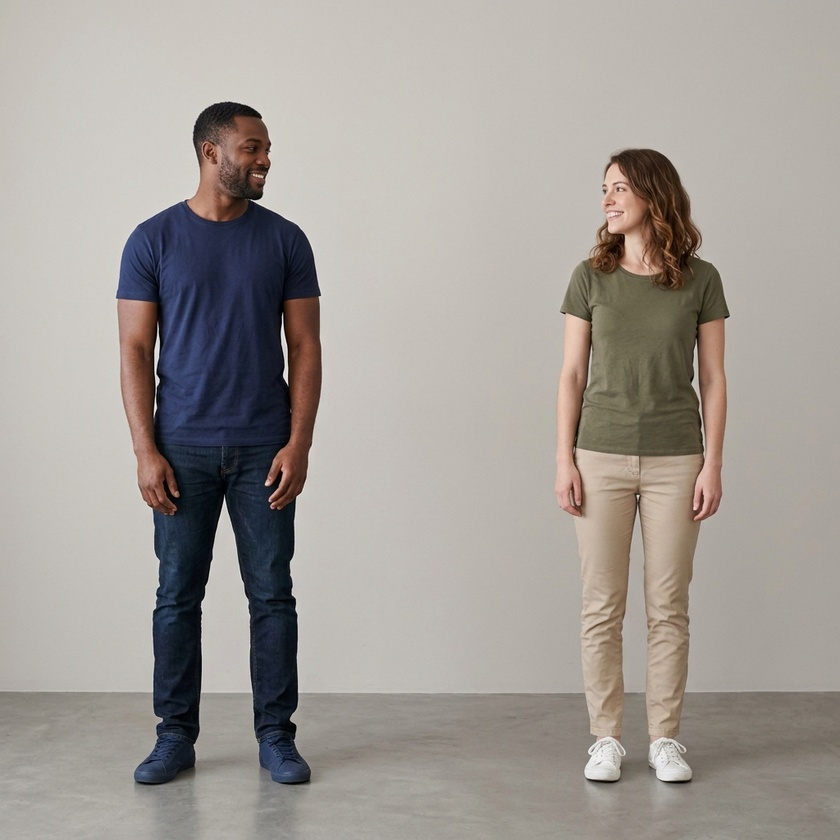
#> input picture test_image.jpg, 840 x 840 px, shrunk from 1024 x 1024 before the run
$ python generate_metrics_report.py
#> lines starting #> are read from the running program, lines starting #| are printed output that depends on the picture; after the words box and inside, x2 and y2 are one past the last pixel; in counts of white or black regions, pixels touching at a corner belong together; pictures that were not available may be replaced by others from this repository, and a replacement may not be noted
### detection.py
import cv2
import numpy as np

_CUSTOM_WIN_W = 64
_CUSTOM_WIN_H = 128
_CUSTOM_CELL = 8
_CUSTOM_BINS = 9
_CUSTOM_BIN_WIDTH = 180.0 / _CUSTOM_BINS
_CUSTOM_BLOCK_EPS = 1e-6
_CUSTOM_SCORE_OFFSET = 10.0

_PEOPLE_SVM = None
_HOG_DETECTOR = None


def preprocess_for_hog(image):
    lab = cv2.cvtColor(image, cv2.COLOR_BGR2LAB)
    clahe = cv2.createCLAHE(clipLimit=3.0, tileGridSize=(8, 8))
    lab[:, :, 0] = clahe.apply(lab[:, :, 0])
    return cv2.cvtColor(lab, cv2.COLOR_LAB2BGR)


# [15 lines left out: functions shrink_boxes, _get_default_people_svm, not called in this run]


def _get_opencv_hog_detector():
    global _HOG_DETECTOR
    if _HOG_DETECTOR is None:
        hog = cv2.HOGDescriptor()
        hog.setSVMDetector(cv2.HOGDescriptor_getDefaultPeopleDetector())
        _HOG_DETECTOR = hog
    return _HOG_DETECTOR


# [41 lines left out: function _compute_hog_descriptor, not called in this run]


def _nms_xywh(boxes, scores, iou_threshold):
    if len(boxes) == 0:
        return []

    boxes = np.asarray(boxes, dtype=np.float32)
    scores = np.asarray(scores, dtype=np.float32)

    x1 = boxes[:, 0]
    y1 = boxes[:, 1]
    x2 = boxes[:, 0] + boxes[:, 2]
    y2 = boxes[:, 1] + boxes[:, 3]
    areas = (x2 - x1) * (y2 - y1)

    order = scores.argsort()[::-1]
    keep = []

    while order.size > 0:
        i = int(order[0])
        keep.append(i)
        if order.size == 1:
            break

        rest = order[1:]
        xx1 = np.maximum(x1[i], x1[rest])
        yy1 = np.maximum(y1[i], y1[rest])
        xx2 = np.minimum(x2[i], x2[rest])
        yy2 = np.minimum(y2[i], y2[rest])

        inter_w = np.maximum(0.0, xx2 - xx1)
        inter_h = np.maximum(0.0, yy2 - yy1)
        inter = inter_w * inter_h
        union = areas[i] + areas[rest] - inter
        iou = inter / np.maximum(union, 1e-6)

        order = rest[iou <= iou_threshold]

    return keep


# [41 lines left out: function _detect_humans_custom, not called in this run]


def detect_humans(
    image,
    win_stride=(8, 8),
    padding=(8, 8),
    scale=1.05,
    score_threshold=0.0,
    nms_threshold=0.25,
    hit_threshold=0.0,
    use_preprocessing=True,
    shrink_factor=0.0,
    backend="opencv",
):
    proc_image = preprocess_for_hog(image) if use_preprocessing else image

    if backend == "custom":
        boxes, weights = _detect_humans_custom(
            image=proc_image,
            win_stride=win_stride,
            scale=scale,
            hit_threshold=hit_threshold,
        )
    else:
        hog = _get_opencv_hog_detector()
        boxes, weights = hog.detectMultiScale(
            proc_image,
            winStride=win_stride,
            padding=padding,
            scale=scale,
            hitThreshold=hit_threshold,
        )

    if len(boxes) == 0:
        return []

    boxes = np.asarray(boxes, dtype=np.int32)
    weights = np.asarray(weights, dtype=np.float32).reshape(-1)

    score_keep = weights > score_threshold
    boxes = boxes[score_keep]
    weights = weights[score_keep]
    if len(boxes) == 0:
        return []

    keep_idx = _nms_xywh(boxes, weights, iou_threshold=nms_threshold)
    result = boxes.tolist() if len(keep_idx) == 0 else boxes[keep_idx].tolist()

    if shrink_factor > 0:
        result = shrink_boxes(result, factor=shrink_factor)

    return result


def _sanitize_rect(image_shape, x, y, w, h):
    x = max(0, x)
    y = max(0, y)
    w = min(image_shape[1] - x, w)
    h = min(image_shape[0] - y, h)
    return x, y, w, h


def _largest_component_mask(binary_mask, center_x, center_y):
    num_labels, labels = cv2.connectedComponents(binary_mask)
    if num_labels <= 1:
        return binary_mask

    if 0 <= center_y < labels.shape[0] and 0 <= center_x < labels.shape[1]:
        center_label = labels[center_y, center_x]
        if center_label > 0:
            return (labels == center_label).astype(np.uint8)

    best_label = 0
    best_count = 0
    for lbl in range(1, num_labels):
        count = int(np.sum(labels == lbl))
        if count > best_count:
            best_count = count
            best_label = lbl
    return (labels == best_label).astype(np.uint8)


def get_binary_masks(
    image,
    boxes,
    top_k=2,
    grabcut_iters=5,
    morph_kernel_size=5,
    morph_open_iters=2,
    morph_close_iters=2,
):
    masks = []
    top_boxes = sorted(boxes, key=lambda b: b[2] * b[3], reverse=True)[:top_k]

    for x, y, w, h in top_boxes:
        x, y, w, h = _sanitize_rect(image.shape, x, y, w, h)
        rect = (x, y, w, h)

        gc_mask = np.zeros(image.shape[:2], np.uint8)
        bgd_model = np.zeros((1, 65), np.float64)
        fgd_model = np.zeros((1, 65), np.float64)
        cv2.grabCut(
            image,
            gc_mask,
            rect,
            bgd_model,
            fgd_model,
            grabcut_iters,
            cv2.GC_INIT_WITH_RECT,
        )

        binary_mask = np.where((gc_mask == 2) | (gc_mask == 0), 0, 1).astype(np.uint8)

        kernel = np.ones((morph_kernel_size, morph_kernel_size), np.uint8)
        binary_mask = cv2.morphologyEx(
            binary_mask,
            cv2.MORPH_OPEN,
            kernel,
            iterations=morph_open_iters,
        )
        binary_mask = cv2.morphologyEx(
            binary_mask,
            cv2.MORPH_CLOSE,
            kernel,
            iterations=morph_close_iters,
        )
        binary_mask = cv2.erode(binary_mask, np.ones((3, 3), np.uint8), iterations=2)

        center_x = x + w // 2
        center_y = y + h // 2
        binary_mask = _largest_component_mask(binary_mask, center_x, center_y)

        masks.append((binary_mask, rect))

    return masks


# [64 lines left out: functions filter_person_boxes, pick_swap_pair, not called in this run]

### inpainting.py
import numpy as np
from scipy.sparse import coo_matrix
from scipy.sparse.linalg import cg, spsolve
import cv2

NEIGHBORS_4 = [(-1, 0), (1, 0), (0, -1), (0, 1)]
LARGE_MASK_THRESHOLD = 5000
COARSE_SCALE = 0.5


def _solve_channel(A, b, num_missing):
    x, info = cg(A, b, maxiter=max(2000, num_missing // 2))
    if info != 0:
        x = spsolve(A, b)
    return x


def _build_linear_system(image, mask):
    h, w = image.shape[:2]
    missing_y, missing_x = np.where(mask > 0)
    num_missing = len(missing_y)
    if num_missing == 0:
        return None

    coord_to_idx = np.full((h, w), -1, dtype=np.int32)
    coord_to_idx[missing_y, missing_x] = np.arange(num_missing)

    row_idx = []
    col_idx = []
    values = []
    rhs = np.zeros((num_missing, 3), dtype=np.float64)

    for i in range(num_missing):
        y = missing_y[i]
        x = missing_x[i]
        center_coef = 4.0

        for dy, dx in NEIGHBORS_4:
            ny = y + dy
            nx = x + dx
            if ny < 0 or ny >= h or nx < 0 or nx >= w:
                center_coef -= 1.0
                continue

            neighbor_idx = coord_to_idx[ny, nx]
            if neighbor_idx == -1:
                rhs[i] += image[ny, nx]
            else:
                row_idx.append(i)
                col_idx.append(neighbor_idx)
                values.append(-1.0)

        row_idx.append(i)
        col_idx.append(i)
        values.append(center_coef)

    A = coo_matrix((values, (row_idx, col_idx)), shape=(num_missing, num_missing)).tocsr()
    return A, rhs, missing_y, missing_x


def _inpaint_single_scale(image, mask):
    system = _build_linear_system(image, mask)
    if system is None:
        return image.copy()

    A, rhs, missing_y, missing_x = system
    num_missing = len(missing_y)

    inpainted_image = image.copy().astype(np.float64)
    for c in range(3):
        x = _solve_channel(A, rhs[:, c], num_missing)
        inpainted_image[missing_y, missing_x, c] = np.clip(x, 0, 255)

    return inpainted_image.astype(np.uint8)


def inpaint_neighbor_averaging(image, mask):
    h, w = image.shape[:2]
    num_missing = int(np.sum(mask > 0))
    if num_missing == 0:
        return image.copy()

    if num_missing < LARGE_MASK_THRESHOLD:
        return _inpaint_single_scale(image, mask)

    small_h = int(h * COARSE_SCALE)
    small_w = int(w * COARSE_SCALE)
    small_image = cv2.resize(image, (small_w, small_h), interpolation=cv2.INTER_AREA)
    small_mask = cv2.resize(mask, (small_w, small_h), interpolation=cv2.INTER_NEAREST)

    coarse_result = _inpaint_single_scale(small_image, small_mask)
    upscaled = cv2.resize(coarse_result, (w, h), interpolation=cv2.INTER_LINEAR)

    init_image = image.copy()
    init_image[mask > 0] = upscaled[mask > 0]
    return _inpaint_single_scale(init_image, mask)

### metrics.py
import numpy as np

# [14 lines left out: function calculate_iou, not called in this run]

def calculate_mse(imageA, imageB):
    if imageA.shape != imageB.shape:
        raise ValueError('Images must have the same dimensions.')
    diff = np.subtract(imageA, imageB, dtype=np.float64)
    mse = np.mean(diff ** 2)
    return mse

# [37 lines left out: functions compute_classification_metrics, evaluate_detections, not called in this run]

### generate_metrics_report.py
import argparse
import os
import time
from itertools import product
import cv2
import numpy as np

from detection import detect_humans, get_binary_masks
from inpainting import inpaint_neighbor_averaging
from metrics import calculate_mse, evaluate_detections


def parse_gt_boxes(gt_raw):
    if not gt_raw:
        return []
    boxes = []
    chunks = [c.strip() for c in gt_raw.split(";") if c.strip()]
    for chunk in chunks:
        parts = [v.strip() for v in chunk.split(",")]
        if len(parts) != 4:
            raise ValueError(
                f"Invalid GT box format: '{chunk}'. Expected exactly 4 values: x,y,w,h"
            )
        if any(not p.lstrip("-").isdigit() for p in parts):
            raise ValueError(
                "GT boxes must contain integer coordinates only. "
                'Example: --gt "120,45,80,210;330,60,95,230"'
            )
        vals = [int(v) for v in parts]
        boxes.append(tuple(vals))
    return boxes


def random_rect_mask(h, w, min_size=0.08, max_size=0.2, rng=None):
    if rng is None:
        rng = np.random.default_rng(0)
    rh = int(rng.uniform(min_size, max_size) * h)
    rw = int(rng.uniform(min_size, max_size) * w)
    y = int(rng.uniform(0, max(1, h - rh)))
    x = int(rng.uniform(0, max(1, w - rw)))
    mask = np.zeros((h, w), dtype=np.uint8)
    mask[y : y + rh, x : x + rw] = 1
    return mask


def benchmark_inpainting_mse(image, num_trials=5, seed=42):
    h, w = image.shape[:2]
    rng = np.random.default_rng(seed)
    region_mse = []
    full_mse = []
    timings = []

    for _ in range(num_trials):
        mask = random_rect_mask(h, w, rng=rng)
        corrupted = image.copy()
        corrupted[mask > 0] = [0, 0, 0]

        t0 = time.time()
        restored = inpaint_neighbor_averaging(corrupted, mask)
        timings.append(time.time() - t0)

        region_mse.append(calculate_mse(restored[mask > 0], image[mask > 0]))
        full_mse.append(calculate_mse(restored, image))

    return {
        "region_mse_mean": float(np.mean(region_mse)),
        "region_mse_std": float(np.std(region_mse)),
        "full_mse_mean": float(np.mean(full_mse)),
        "full_mse_std": float(np.std(full_mse)),
        "avg_runtime_sec": float(np.mean(timings)),
    }


# [52 lines left out: function tune_detection_params, not called in this run]


def build_report(image_path, result_path, gt_boxes_raw, trials, tune):
    original = cv2.imread(image_path)
    if original is None:
        raise FileNotFoundError(f"Cannot read input image: {image_path}")

    result = cv2.imread(result_path) if result_path else None
    if result_path and result is None:
        raise FileNotFoundError(f"Cannot read result image: {result_path}")

    gt_boxes = parse_gt_boxes(gt_boxes_raw)
    best_tuned = None

    if tune and gt_boxes:
        best_tuned = tune_detection_params(original, gt_boxes)
        pred_boxes = detect_humans(
            original,
            win_stride=best_tuned["win_stride"],
            padding=best_tuned["padding"],
            scale=best_tuned["scale"],
            score_threshold=best_tuned["score_threshold"],
            nms_threshold=best_tuned["nms_threshold"],
        )
        masks_data = (
            get_binary_masks(
                original,
                pred_boxes,
                top_k=2,
                grabcut_iters=best_tuned["grabcut_iters"],
            )
            if len(pred_boxes)
            else []
        )
    else:
        pred_boxes = detect_humans(original)
        masks_data = get_binary_masks(original, pred_boxes) if len(pred_boxes) else []

    lines = []
    lines.append("# Metrics Report")
    lines.append("")
    lines.append(f"- Input image: `{os.path.basename(image_path)}`")
    lines.append(
        f"- Result image: `{os.path.basename(result_path)}`"
        if result_path
        else "- Result image: `N/A`"
    )
    lines.append(f"- Humans detected (HOG+SVM): **{len(pred_boxes)}**")
    lines.append(f"- Masks extracted (GrabCut): **{len(masks_data)}**")
    lines.append("")

    if gt_boxes:
        det = evaluate_detections(pred_boxes, gt_boxes, iou_threshold=0.5)
        lines.append("## Detection Metrics (vs Ground Truth)")
        lines.append(f"- TP: {det['tp']}, FP: {det['fp']}, FN: {det['fn']}")
        lines.append(f"- Precision: {det['precision']:.4f}")
        lines.append(f"- Recall: {det['recall']:.4f}")
        lines.append(f"- F1-score: {det['f1']:.4f}")
        lines.append(f"- Mean IoU (matched): {det['mean_iou_matched']:.4f}")
        lines.append("")
        if best_tuned is not None:
            lines.append("## Tuned Coefficients (Best by F1, then IoU)")
            lines.append(f"- Tested configurations: {best_tuned['tested_configs']}")
            lines.append(f"- winStride: {best_tuned['win_stride']}")
            lines.append(f"- padding: {best_tuned['padding']}")
            lines.append(f"- scale: {best_tuned['scale']}")
            lines.append(f"- score_threshold: {best_tuned['score_threshold']}")
            lines.append(f"- nms_threshold: {best_tuned['nms_threshold']}")
            lines.append(f"- grabcut_iters: {best_tuned['grabcut_iters']}")
            lines.append("")
    else:
        lines.append("## Detection Metrics (vs Ground Truth)")
        lines.append(
            "- Ground-truth boxes were not provided, so Precision/Recall/F1/IoU are `N/A`."
        )
        lines.append(
            '- Provide GT using `--gt "x,y,w,h;x,y,w,h"` to enable full detection metrics.'
        )
        lines.append("")

    lines.append("## Inpainting Quality (Self-supervised MSE)")
    bench = benchmark_inpainting_mse(original, num_trials=trials, seed=42)
    lines.append(
        f"- Region MSE mean: {bench['region_mse_mean']:.4f} +/- {bench['region_mse_std']:.4f}"
    )
    lines.append(
        f"- Full-image MSE mean: {bench['full_mse_mean']:.4f} +/- {bench['full_mse_std']:.4f}"
    )
    lines.append(f"- Average inpainting runtime: {bench['avg_runtime_sec']:.4f} sec")
    lines.append("")

    if result is not None and result.shape == original.shape:
        result_mse = calculate_mse(original, result)
        lines.append("## Swap Pipeline Output")
        lines.append(f"- MSE(original vs final result): {result_mse:.4f}")
        lines.append(
            "- Note: this value is expected to be high because object positions are intentionally changed."
        )
        lines.append("")

    return "\n".join(lines)


def main():
    parser = argparse.ArgumentParser(description="Generate metrics report for the lab pipeline.")
    parser.add_argument("--image", default="test_image.jpg", help="Path to input image.")
    parser.add_argument("--result", default="result_image.jpg", help="Path to final result image.")
    parser.add_argument("--gt", default="", help='GT boxes: "x,y,w,h;x,y,w,h"')
    parser.add_argument("--trials", type=int, default=5, help="Number of inpainting benchmark trials.")
    parser.add_argument("--out", default="metrics_report.md", help="Output report file.")
    parser.add_argument(
        "--no-tune",
        action="store_true",
        help="Disable coefficient tuning (enabled by default when GT is provided).",
    )
    args = parser.parse_args()

    try:
        report = build_report(args.image, args.result, args.gt, args.trials, tune=not args.no_tune)
#> in build_report, original is the input picture: shape (840, 840, 3); mean B, G, R 150.8, 156, 161.7
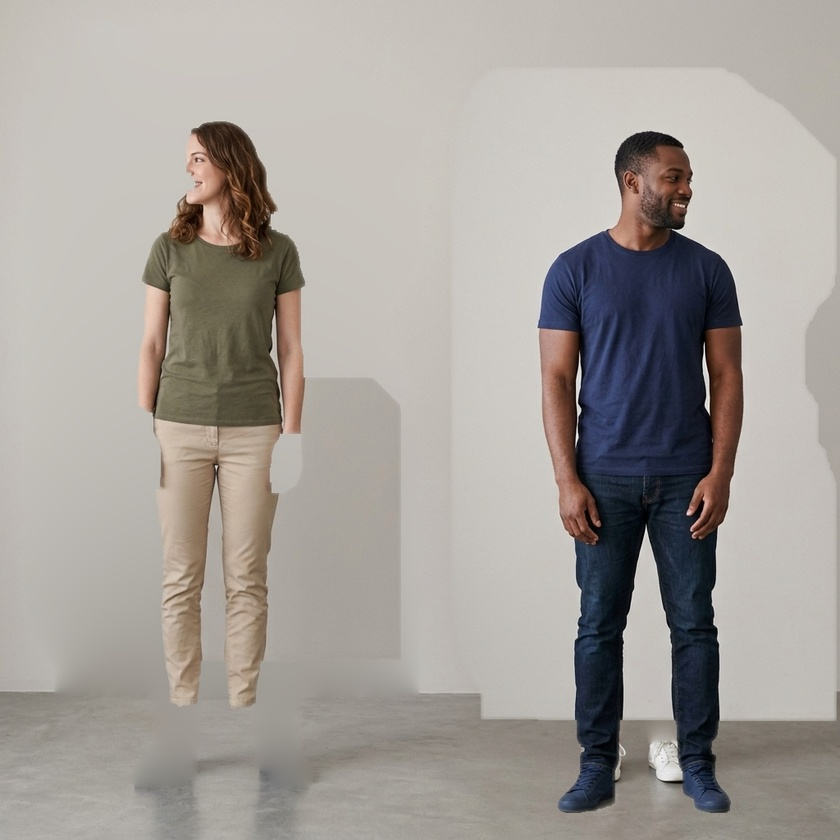
#> input picture smart_tune_best_balanced.jpg, 840 x 840 px, shrunk from 1024 x 1024 before the run, given in place of result_image.jpg, which was not available
#> in build_report, result is the input picture: shape (840, 840, 3); mean B, G, R 153.7, 158.8, 163.9
#> in preprocess_for_hog, `return cv2.cvtColor(lab, cv2.COLOR_LAB2BGR)`:
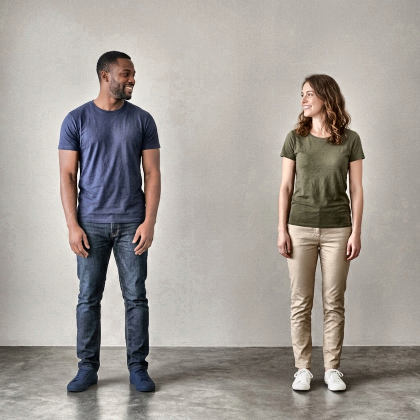
#> returned value: shape (840, 840, 3) (shown at 1/2 size); mean B, G, R 152.3, 157.6, 163.7
#> in detect_humans, `boxes, weights = hog.detectMultiScale( proc_image, winStride=win_strid..`: boxes = [[461, 89, 364, 729]]; weights = [1.11]
#> in detect_humans, `score_keep = weights > score_threshold`: score_keep = [True]
#> in _nms_xywh, `boxes = np.asarray(boxes, dtype=np.float32)`: boxes = [[461, 89, 364, 729]]
#> in _nms_xywh, `scores = np.asarray(scores, dtype=np.float32)`: scores = [1.11]
#> in _nms_xywh, `x1 = boxes[:, 0]`: x1 = [461]
#> in _nms_xywh, `y1 = boxes[:, 1]`: y1 = [89]
#> in _nms_xywh, `x2 = boxes[:, 0] + boxes[:, 2]`: x2 = [825]
#> in _nms_xywh, `y2 = boxes[:, 1] + boxes[:, 3]`: y2 = [818]
#> in _nms_xywh, `areas = (x2 - x1) * (y2 - y1)`: areas = [265356]
#> in _nms_xywh, `order = scores.argsort()[::-1]`: order = [0]
#> the loop in _nms_xywh, `while order.size > 0:` made 1 pass
#> in detect_humans, `result = boxes.tolist() if len(keep_idx) == 0 else boxes[keep_idx].tol..`: result = [[461, 89, 364, 729]]
#> the loop in get_binary_masks, `for x, y, w, h in top_boxes:` made 1 pass
#> (x, y, w, h, center_x, center_y, num_labels in _largest_component_mask, center_label in _largest_component_mask) on pass 1: (461, 89, 364, 729, 643, 453, 2, 1)
#> pass 1, in get_binary_masks, `binary_mask = cv2.erode(binary_mask, np.ones((3, 3), np.uint8), iterat..`:
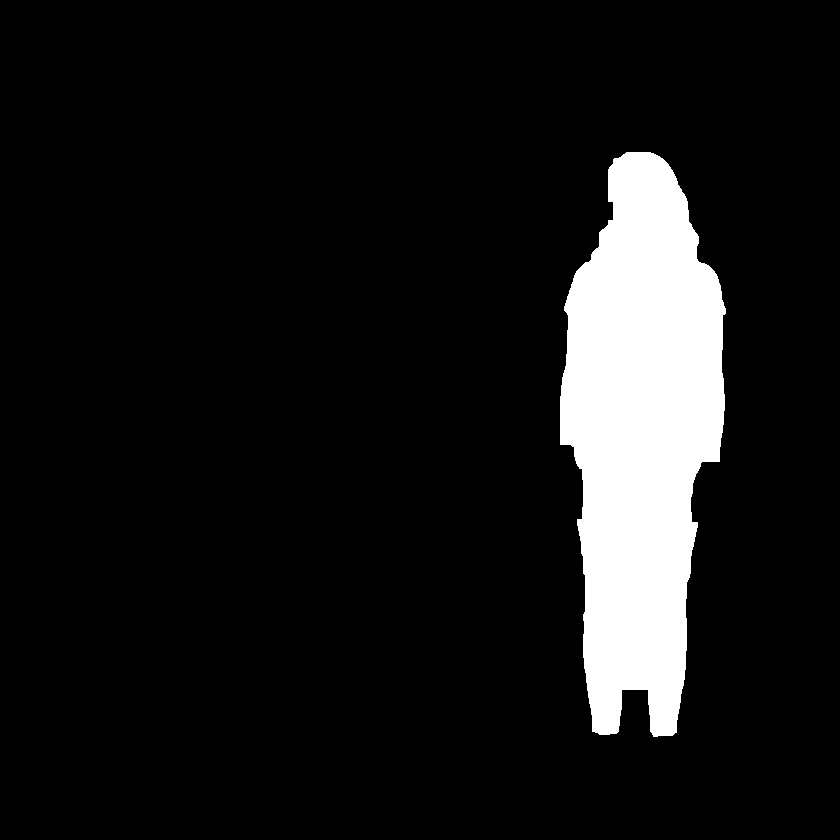
#> binary_mask: shape (840, 840); values 0 (black) and 1 (white), 9.5% white; 1 white region, box (x1, y1, x2, y2) and area: (560, 152, 726, 737) 66892
#> after the loop in get_binary_masks, `for x, y, w, h in top_boxes:`: masks = 1 item
#> in benchmark_inpainting_mse, `h, w = image.shape[:2]`: h = 840
#> the loop in benchmark_inpainting_mse, `for _ in range(num_trials):` made 5 passes
#> (rh in random_rect_mask, rw in random_rect_mask, y in random_rect_mask) on passes 1 to 4: (145, 111, 596), (76, 165, 581), (80, 112, 281), (132, 150, 313)
#> after the loop in benchmark_inpainting_mse, `for _ in range(num_trials):`: full_mse = [10.21, 8.82, 8.92, 50.44, 0.845]; region_mse = [447.7, 496, 702.3, 1797.7, 66.37]; timings = [0.356, 0.223, 0.16, 0.362, 0.15]
#> in build_report, `bench = benchmark_inpainting_mse(original, num_trials=trials, seed=42)`: bench = {'region_mse_mean': 702, 'region_mse_std': 585.1, 'full_mse_mean': 15.85, 'full_mse_std': 17.61, 'avg_runtime_sec': 0.25}
#> in calculate_mse (call 11), `diff = np.subtract(imageA, imageB, dtype=np.float64)`:
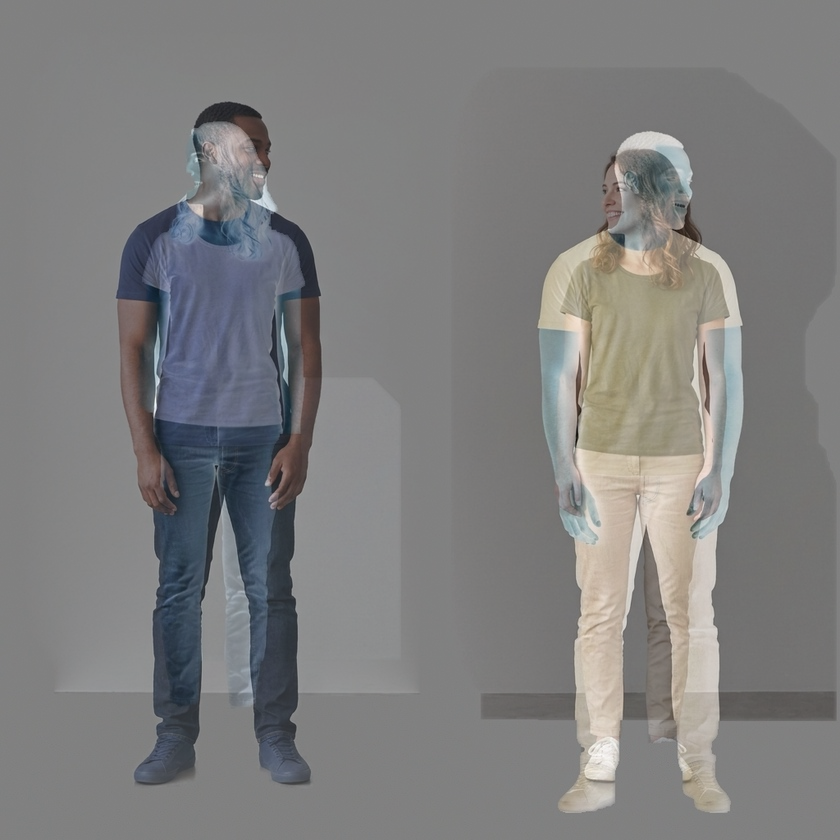
#> diff: shape (840, 840, 3) float64; mean B, G, R -2.9, -2.8, -2.3; drawn with min black and max white
#> in calculate_mse (call 11), `mse = np.mean(diff ** 2)`: mse = 2670.5
    except ValueError as e:
        print(f"Input error: {e}")
        return
    with open(args.out, "w", encoding="utf-8") as f:
        f.write(report + "\n")

    print(f"Saved metrics report to {args.out}")


if __name__ == "__main__":
    main()
